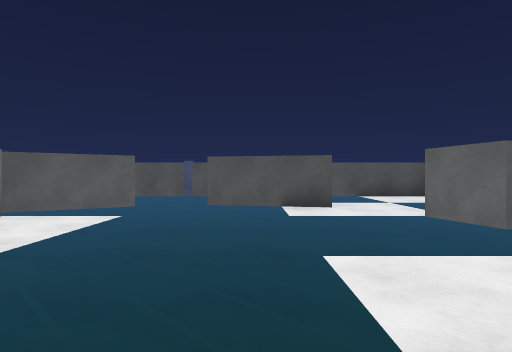
View 1 (above)

20 first-person views from a walk through a scene from a Unity 3-D project. The camera is 1.2 m above the floor, looks level and sees 75° across. The floor is counted in squares, 2 m on a side. Each view is taken from the middle of a square. On the plan, view 1 faces up. The plan holds only what a view shows up to about 10 squares ahead; the rest is blank. The place goes on beyond the plan. The player is left out.

View 2
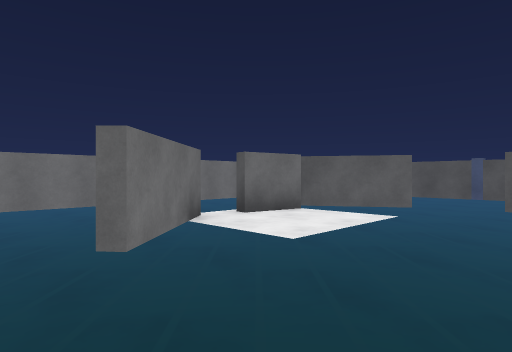

View 3
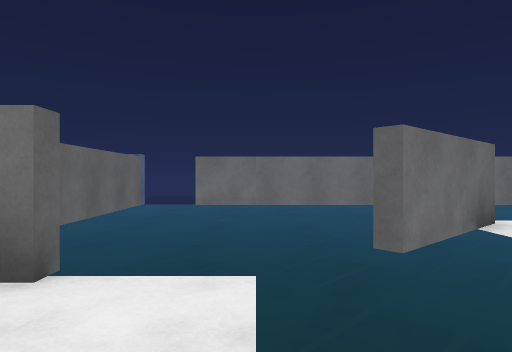

View 4
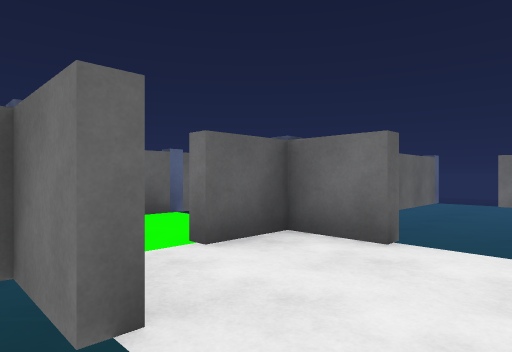

View 5
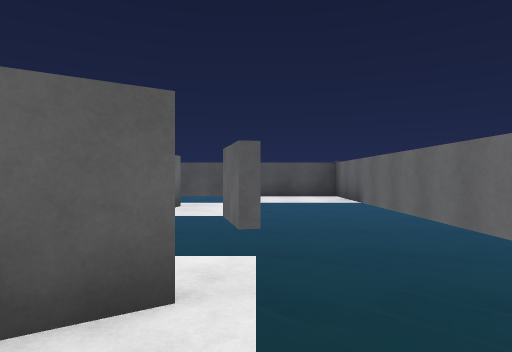

View 6
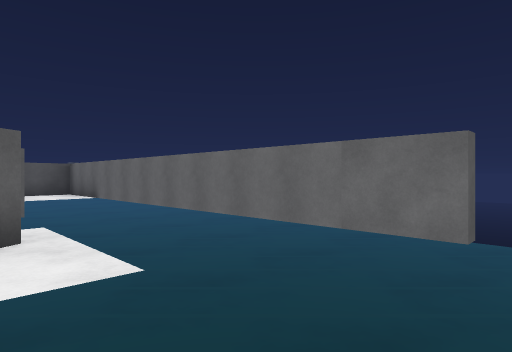

View 7
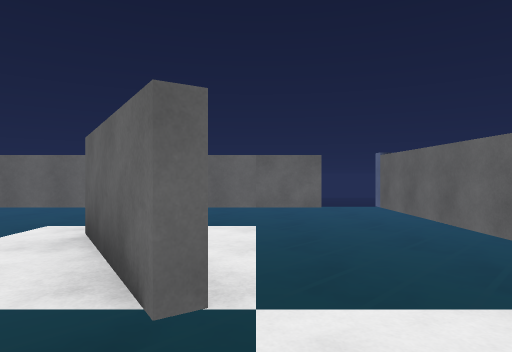

View 8
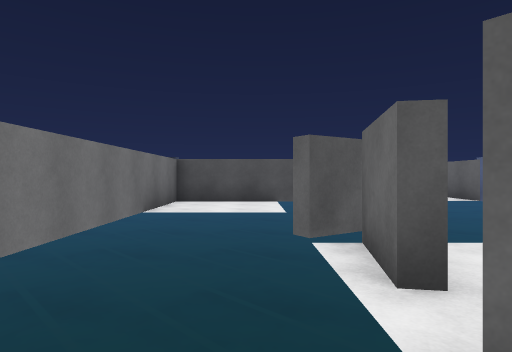

View 9
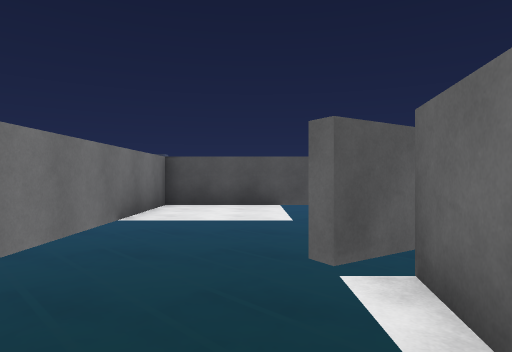

View 10
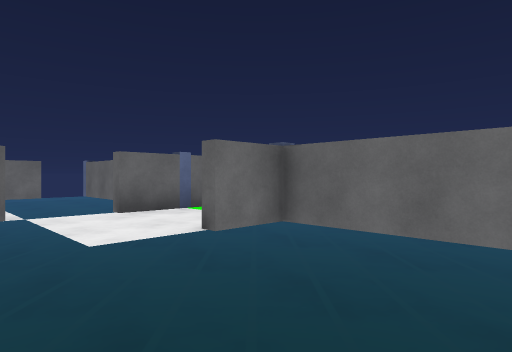

View 11
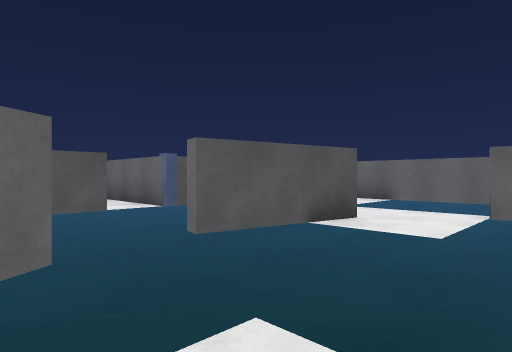

View 12
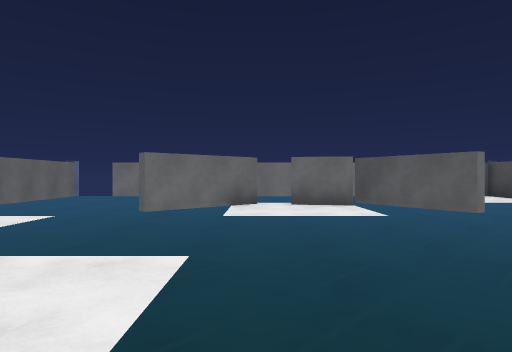

View 13
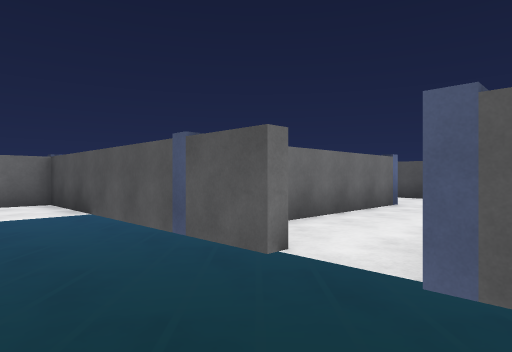

View 14
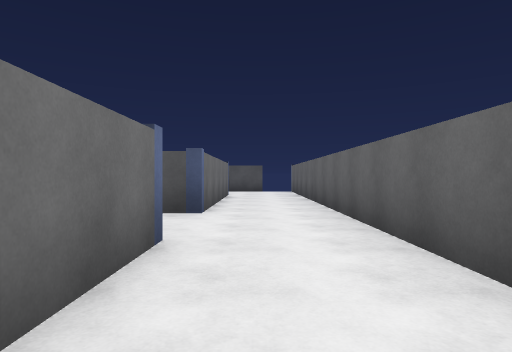

View 15
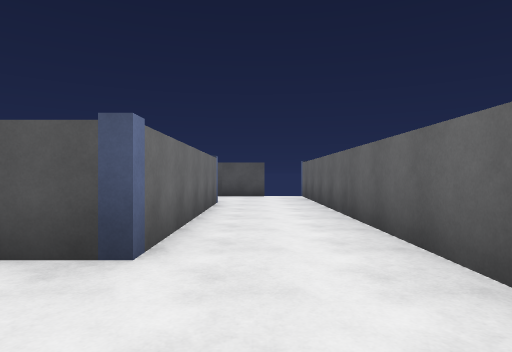

View 16
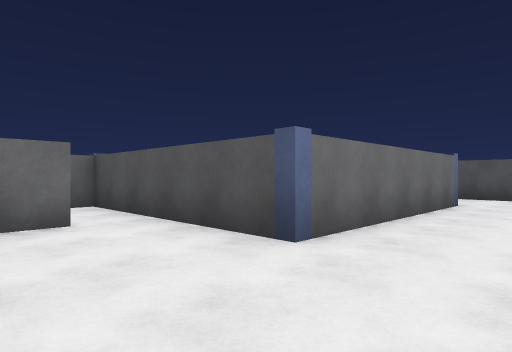

View 17
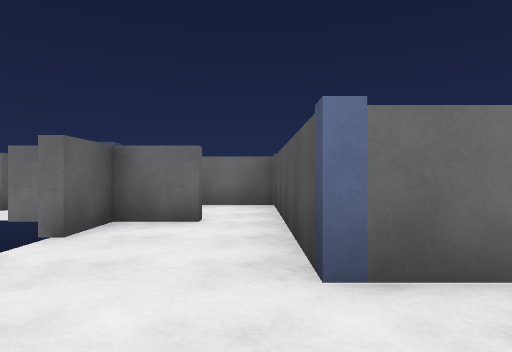

View 18
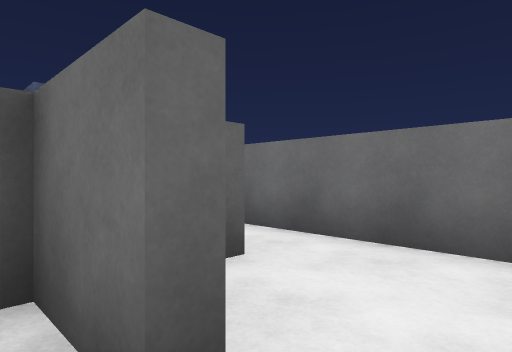

View 19
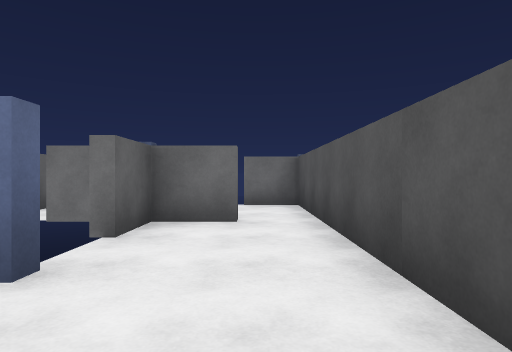

View 20
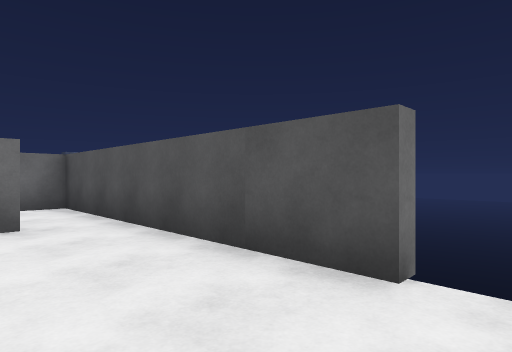

### Floor plan
Points are (right, up) in squares from view 1. A wall is a line through its corners. A room is listed if a view was taken in it or the views show most of it. See-through windows are left out.
Room 1 (views 1, 2, 3, 4, 7, 11, 12)
walls: (0.3, 0.4) (2.4, 1.7); (2.8, 3.7) (2.5, 5); (1.6, 6.4) (-1, 6.9); (0.6, -1.2) (0.6, -2.4) (1.6, -2.4); (-2.3, 6.6) (-4.5, 5.2); (-4.3, 3.1) (-2.6, 1.1); (-3.8, 5.1) (-4, 3.7); (-1.9, -1.2) (-1.9, -2.4) (-0.8, -2.4); (0.4, -2.9) (0.4, -1.2)
ways out: opening at (1.8, 0.4) to room 2; opening at (-2.5, -0.5) to room 3; opening at (2.5, 6); gap at (-1, -3)
Room 2 (views 5, 6)
walls: (2.7, 1.6) (2, 1.2); (5.4, -1.4) (5.4, 5.5); (1.6, -2.4) (5.5, -2.4)
ways out: opening at (1.8, 0.4) to room 1; gap at (6, -1)
Room 3 (views 8, 9, 10)
walls: (-4.2, 3.8) (-4, 5.1); (-5.5, -2.4) (-2.1, -2.4) (-2.1, -1.2); (-0.7, 9.9) (-6.9, 9.9) (-6.9, -1.2)
ways out: opening at (-2.5, -0.5) to room 1; gap at (-7, -1)
Room 4 (views 13, 14, 15, 16, 17, 19, 20)
walls: (-1.9, 15.1) (-1.9, 11.5); (-1.9, 22.8) (-1.9, 17.4); (1.4, 9.9) (0.4, 9.9) (0.4, 24.4); (-0.6, 24.9) (-1.6, 24.9)
ways out: opening at (-2, 16.5) to room 5; opening at (-2, 23.5) to room 6; opening at (1, 8.5); gap at (-1, 25)
Room 5 (view 18)
walls: (-4.4, 16.3) (-4.4, 15.1) (-3.5, 15.1); (-1.9, 17.4) (-6.9, 17.4) (-6.9, 16.4)
ways out: opening at (-2, 16.5) to room 4; opening at (-6, 16); opening at (-3, 14.5)
Room 6 (no view inside)
walls: (-4.4, 23.8) (-4.4, 22.6) (-3.3, 22.6); (-1.6, 24.9) (-6.9, 24.9) (-6.9, 23.8)
ways out: opening at (-2, 23.5) to room 4; gap at (-7, 24)

Where each view was taken, in squares from view 1:
view 1: 0 up, 0 right, facing up
view 2: 0 up, 0 right, facing up-left
view 3: 0 up, 0 right, facing left
view 4: 0 up, 1 right, facing down-left
view 5: 0 up, 3 right, facing up
view 6: 2 down, 2 right, facing up-right
view 7: 0 up, 1 left, facing right
view 8: 2 up, 5 left, facing up
view 9: 3 up, 5 left, facing up
view 10: 1 up, 5 left, facing down-right
view 11: 4 up, 3 left, facing up-right
view 12: 3 up, 3 right, facing left
view 13: 8 up, 1 right, facing up-left
view 14: 12 up, 1 left, facing up
view 15: 15 up, 1 left, facing up
view 16: 15 up, 0 right, facing up-left
view 17: 17 up, 0 right, facing left
view 18: 17 up, 4 left, facing down-left
view 19: 24 up, 0 right, facing left
view 20: 23 up, 0 right, facing up-left
